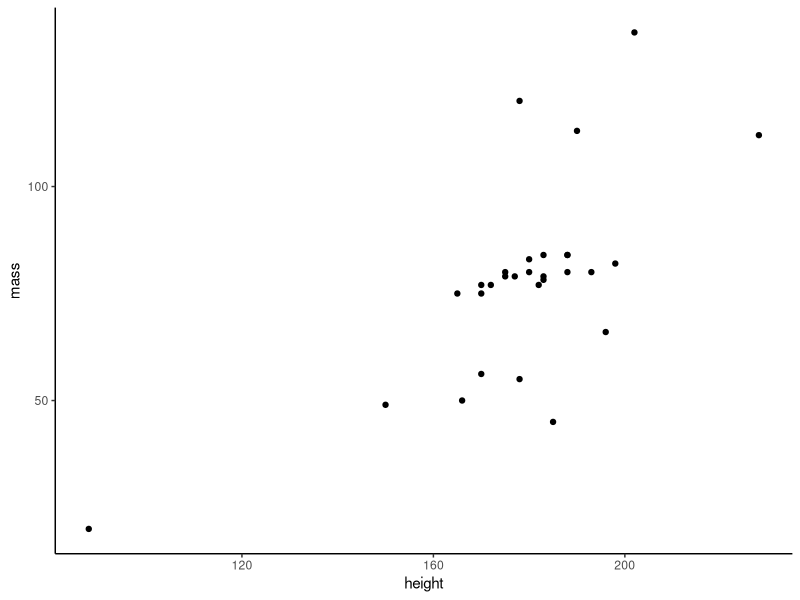
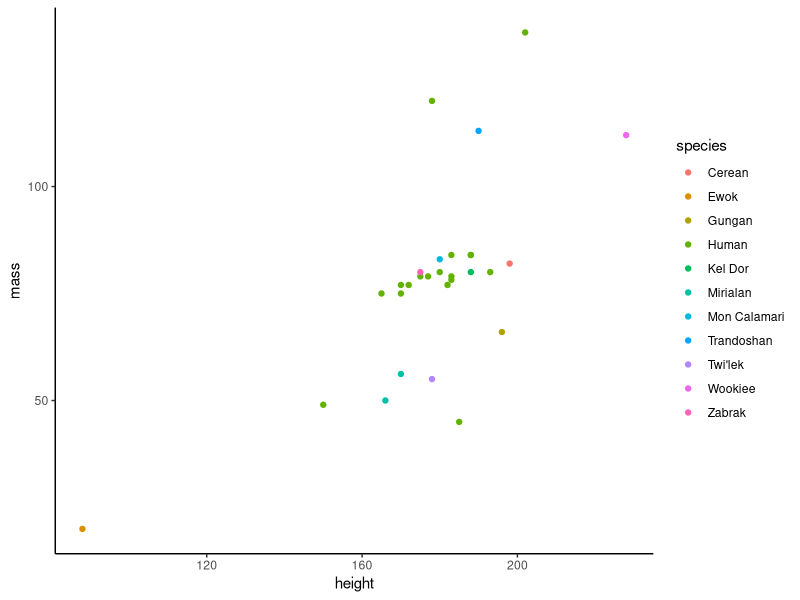
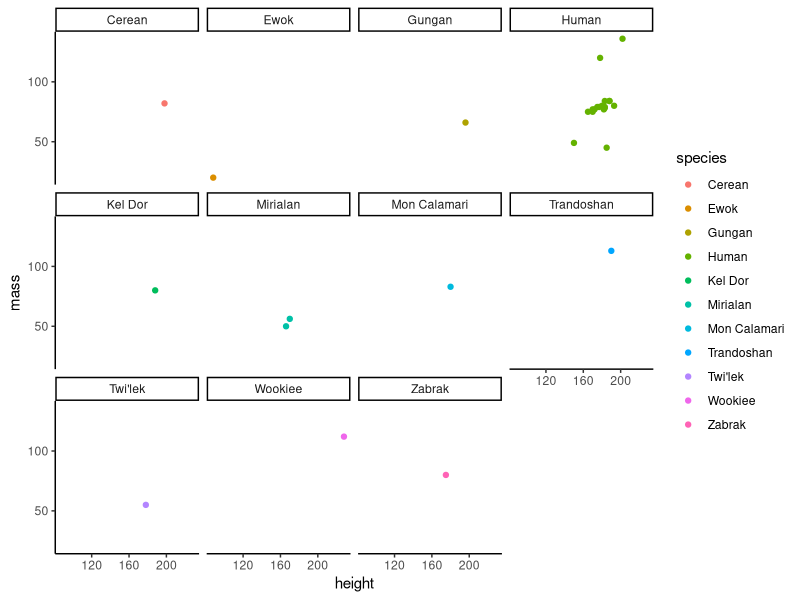
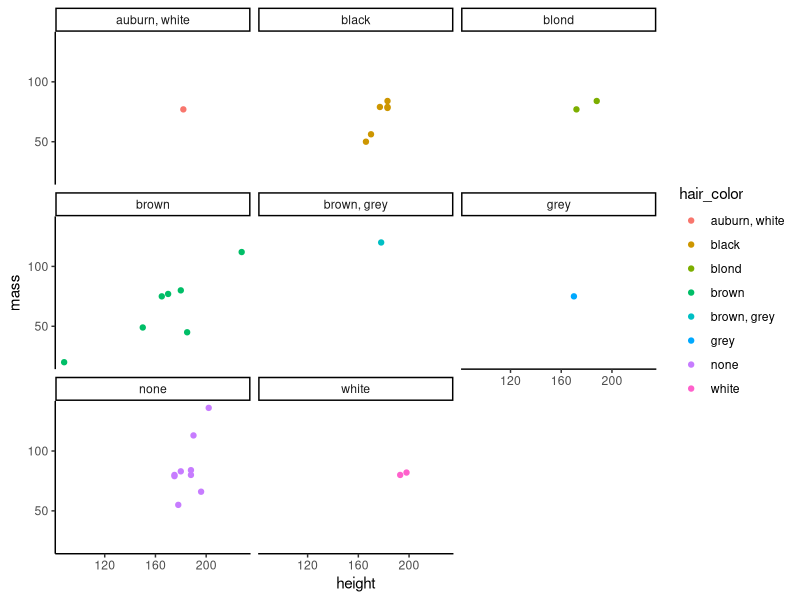
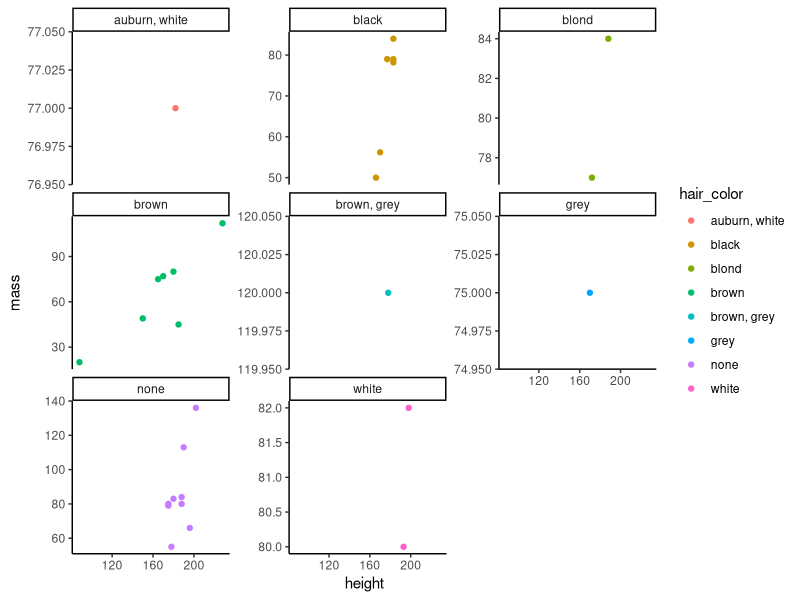
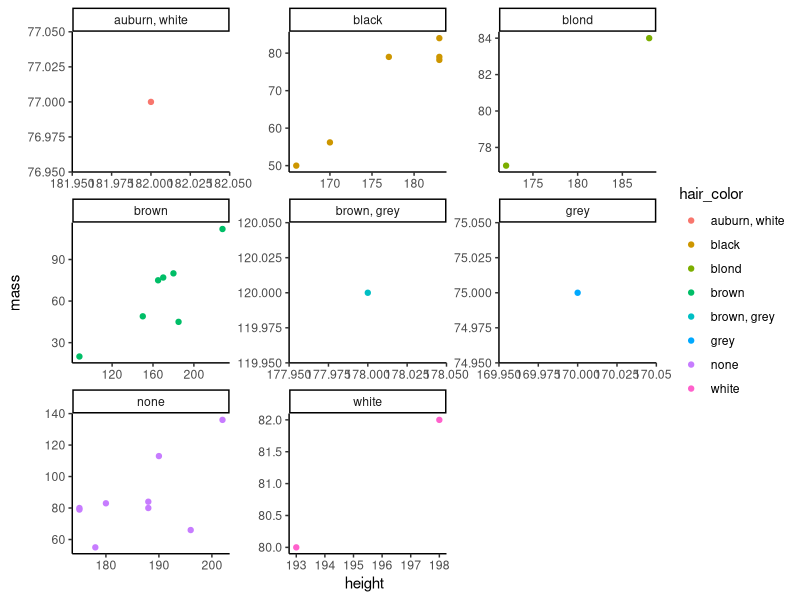
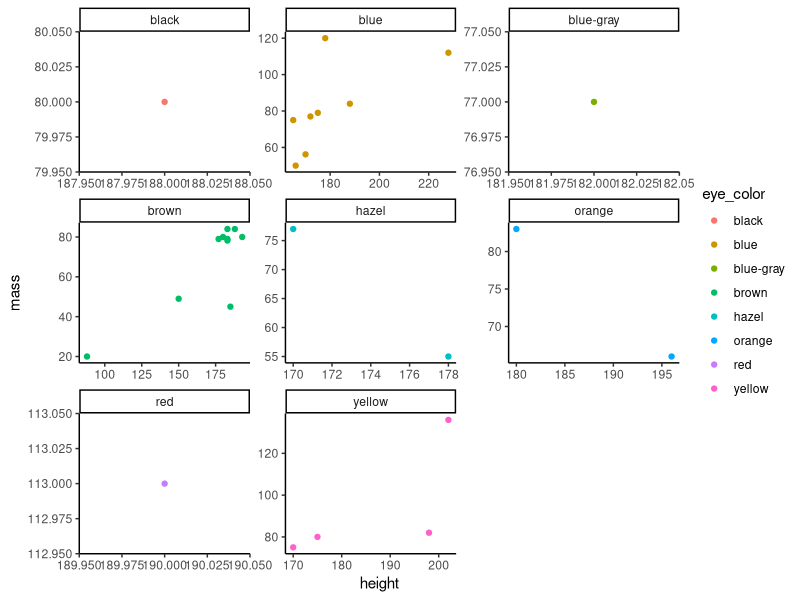
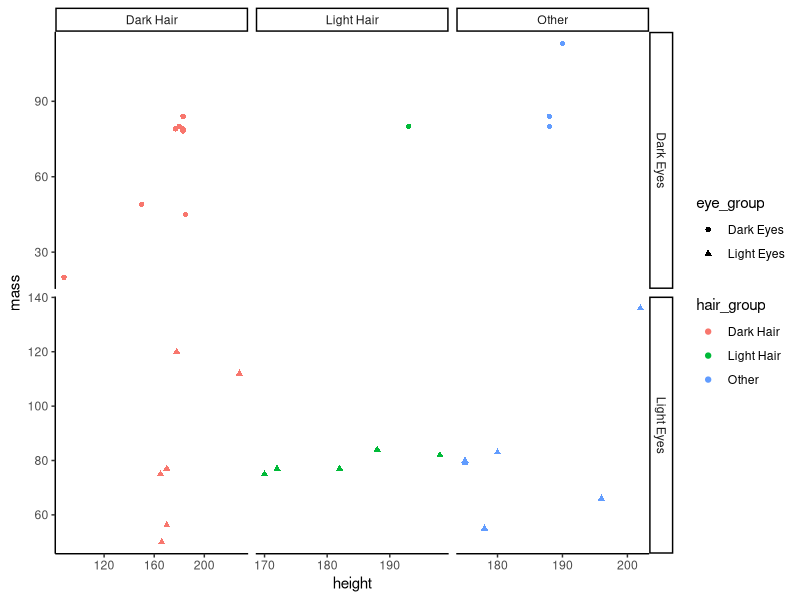

Reproduce these figures in R, in order.
## ---- chunk 1
library(tidyverse)

data("starwars")

glimpse(starwars)


## ---- chunk 2

starwars %>%
  drop_na() %>% 
  ggplot()+
  geom_point(aes(x=height,y=mass))+
  theme_classic()

## ---- chunk 3

starwars %>% 
  drop_na() %>% 
  ggplot()+
  geom_point(aes(x=height,y=mass,colour=species))+
  theme_classic()

## ---- chunk 4

starwars %>% 
  drop_na() %>% 
  ggplot()+
  geom_point(aes(x=height,y=mass,colour=species))+
  theme_classic()+
  facet_wrap(~species)

## ---- chunk 5

starwars %>% 
  drop_na() %>% 
  ggplot()+
  geom_point(aes(x=height,y=mass,colour=hair_color))+
  theme_classic()+
  facet_wrap(~hair_color)

## ---- chunk 6

starwars %>% 
  drop_na() %>% 
  ggplot()+
  geom_point(aes(x=height,y=mass,colour=hair_color))+
  theme_classic()+
  facet_wrap(~hair_color,scales = "free_y")

## ---- chunk 7

starwars %>% 
  drop_na() %>% 
  ggplot()+
  geom_point(aes(x=height,y=mass,colour=hair_color))+
  theme_classic()+
  facet_wrap(~hair_color,scales = "free")

## ---- chunk 8

starwars %>% 
  drop_na() %>% 
  ggplot()+
  geom_point(aes(x=height,y=mass,colour=eye_color))+
  theme_classic()+
  facet_wrap(~eye_color,scales = "free")

## ---- chunk 9

starwars %>% 
  mutate(eye_group=case_when(eye_color%in%c("black","brown","dark","red")~"Dark Eyes",
                             eye_color%in%c("blue","blue-gray","gold","green, yellow","hazel","orange","pink","red, blue",
                                            "white","yellow")~"Light Eyes",
                             TRUE~"Other"),
         hair_group=case_when(hair_color%in%c("brown","brown, grey","black")~"Dark Hair",
                             hair_color%in%c("blond","auburn, white", "auburn, grey",
                                             "white","grey","auburn","blonde","unknown")~"Light Hair",
                             TRUE~"Other")) %>% 
  drop_na()%>% 
  ggplot()+
  geom_point(aes(x=height,y=mass,colour=hair_group,shape=eye_group))+
  theme_classic()+
  facet_grid(eye_group~hair_group,scales = "free")

## ---- chunk 10

data("mpg")

mpg2 <- mpg %>% 
  filter(cyl != 5 & class != "2seater")


 mpg2 %>% 
  ggplot(aes(x=cty, y=hwy, colour=drv)) + 
  geom_point()+
   facet_grid(~drv)+
   labs(x="Number of Cylinders",y="Highway Miles per Gallon")+
   theme_classic()

 
  mpg2 %>% 
  ggplot(aes(x=cty, y=hwy,colour=drv)) + 
  geom_point()+
   facet_grid(drv~.)+
   labs(x="Number of Cylinders",y="Highway Miles per Gallon")+
   theme_classic()
 
## ---- chunk 11

  mpg2 %>% 
  ggplot(aes(x=cty, y=hwy,colour=drv)) + 
  geom_point()+
  geom_smooth()+
   facet_wrap(~drv,nrow=2)+
   labs(x="Number of Cylinders",y="Highway Miles per Gallon")+
   theme_classic()
 

  mpg2 %>% 
  ggplot(aes(x=cty, y=hwy,colour=drv)) + 
  geom_point()+
  geom_smooth()+
   facet_wrap(~drv,ncol=1)+
   labs(x="Number of Cylinders",y="Highway Miles per Gallon")+
   theme_classic()

 mpg2 %>% 
  ggplot(aes(x=cty, y=hwy,colour=drv)) + 
  geom_point()+
  geom_smooth()+
   facet_wrap(~drv,ncol=3)+
   labs(x="Number of Cylinders",y="Highway Miles per Gallon")+
   theme_classic()


## ---- chunk 12

library(patchwork)


p1<-mpg2 %>% 
  ggplot(aes(x=cty, y=hwy,colour=drv)) + 
  geom_point()+
  geom_smooth()+
   labs(x="Number of Cylinders",y="Highway Miles per Gallon")+
   theme_classic()

p2<-mpg2 %>% 
  ggplot(aes(x=as.factor(year),fill=class)) + 
  geom_bar(position = "dodge2")+
   labs(x="Year",y="Number of Models")+
   theme_classic()
## ---- chunk 13
p1+p2


p1/p2

## ---- chunk 14


(p1+p1+p2)/p2

## ---- chunk 15

(p1+p2+p2)/p2/(p2+p1)

## ---- chunk 16

(p1+p2+p2)/p2/(p2+p1)+plot_layout(guides="collect")

## ---- chunk 17

(p1+p2+p2)/p2/(p2+p1)+
  plot_layout(guides="collect")& 
  theme(axis.title.x = element_text(size=20),
        axis.title.y = element_text(size=6))

## ---- chunk 18

layout<-c(
  area(t=1,l=1,b=1,r=1),
  area(t=1,l=2,b=1,r=2),
  area(t=1,l=3,b=1,r=3),
  area(t=2,l=2,b=2,r=2),
  area(t=3,l=1,b=3,r=1),
  area(t=3,l=3,b=3,r=3)
)

plot(layout)

## ---- chunk 19

p1+p2+p2+p2+p2+p1+
  plot_layout(guides="collect",design = layout)& 
  theme(axis.title.x = element_text(size=20),
        axis.title.y = element_text(size=6))

## ---- chunk 20


patch<-p1+p2+p2+p2+p2+p1+
  plot_layout(guides="collect",design = layout)& 
  theme(axis.title.x = element_text(size=20),
        axis.title.y = element_text(size=6))


p1/patch

## ---- chunk 21

layout2<-c(
  area(t=1,l=1,b=5,r=5),
  area(t=1,l=2,b=1,r=2),
  area(t=1,l=3,b=1,r=3),
  area(t=2,l=2,b=2,r=2),
  area(t=3,l=1,b=3,r=1),
  area(t=3,l=6,b=5,r=9)
)

plot(layout2)


p1+p2+p2+p2+p2+p1+
  plot_layout(guides="collect",design = layout2)+
  plot_annotation(tag_levels = "a")& 
  theme(axis.title.x = element_text(size=20),
        axis.title.y = element_text(size=6))

## ---- chunk 22

data("lakers")

## Default ggplot facet plot

lakers %>% 
  filter(etype=="shot") %>% 
  drop_na() %>% 
ggplot()+
  geom_point(aes(x=x,y=y),
             alpha=0.4)+
  facet_wrap(~result)

## Lets fix coordinates and remove axis info

lakers %>% 
  filter(etype=="shot") %>% 
  drop_na() %>% 
ggplot()+
  geom_point(aes(x=x,y=y,colour=as.factor(points),
                 shape=as.factor(points)),
             alpha=0.4)+
  facet_wrap(~result)+
  coord_fixed()+
  theme_classic()+
  theme(axis.text = element_blank(),
        axis.ticks = element_blank(),
        axis.title = element_blank())

## Lets add a Hoop and Make the Legend a bit nicer plus different colours
## We shall also add a square to show where our zoomed in plot will be.
## To do this we select only the one shots made facet.

lakers %>% 
  filter(etype=="shot") %>% 
  drop_na() %>%
  mutate(hoop_x=25,
         hoop_y=0,
         result=case_when(result=="made"~"Shot Made",
                          result=="missed"~"Shot Missed")) %>% 
ggplot()+
  geom_segment(aes(x=hoop_x,y=hoop_y,xend=hoop_x,yend=-10))+
  geom_point(aes(x=hoop_x,y=hoop_y),
             shape=21,size=6,colour="darkorange",fill="white")+
  geom_point(aes(x=x,y=y,colour=as.factor(points),
                 shape=as.factor(points)),
             alpha=0.4)+
  geom_rect(data=. %>% filter(result=="Shot Made"), ## We can use a dot to show that we are using the data already in the ggplot
            aes(xmin=-2,xmax=max(x)+2,ymin=-10,ymax=45),colour="orange",fill=NA)+
  facet_wrap(~result)+
  labs(shape="Points",colour="Points")+
  coord_fixed(ylim=c(1,NA))+
  scale_colour_manual(values=c("red","darkcyan","gold"))+
  theme_classic()+
  theme(axis.text = element_blank(),
        axis.ticks = element_blank(),
        axis.title = element_blank())

## we will also add an arrow into the plot to show where the new zoom plot will be.

lakers %>% 
  filter(etype=="shot") %>% 
  drop_na() %>%
  mutate(hoop_x=25,
         hoop_y=0,
         result=case_when(result=="made"~"Shot Made",
                          result=="missed"~"Shot Missed")) %>% 
ggplot()+
  geom_segment(data=. %>% filter(result=="Shot Made"), ## We use the same trick from above to only put arrow on one facet.
               aes(x = 25, y = 45, xend = 25, yend = 50),
                  arrow = arrow(length = unit(0.5, "cm")),
               colour="darkorange")+
  geom_segment(aes(x=hoop_x,y=hoop_y,xend=hoop_x,yend=-10))+
  geom_point(aes(x=hoop_x,y=hoop_y),
             shape=21,size=6,colour="darkorange",fill="white")+
  geom_point(aes(x=x,y=y,colour=as.factor(points),
                 shape=as.factor(points)),
             alpha=0.4)+
  geom_rect(data=. %>% filter(result=="Shot Made"),
            aes(xmin=-2,xmax=max(x)+2,ymin=-10,ymax=45),colour="orange",fill=NA)+
  facet_wrap(~result)+
  labs(shape="Points",colour="Points")+
  coord_fixed(ylim=c(1,NA))+
  scale_colour_manual(values=c("red","darkcyan","gold"))+
  theme_classic()+
  theme(axis.text = element_blank(),
        axis.ticks = element_blank(),
        axis.title = element_blank())

## Okay Lets save this one to our global environment

BigPlot<-lakers %>% 
  filter(etype=="shot") %>% 
  drop_na() %>%
  mutate(hoop_x=25,
         hoop_y=0,
         result=case_when(result=="made"~"Shot Made",
                          result=="missed"~"Shot Missed")) %>% 
ggplot()+
  geom_segment(data=. %>% filter(result=="Shot Made"), 
               aes(x = 25, y = 45, xend = 25, yend = 50),
                  arrow = arrow(length = unit(0.5, "cm")),
               colour="darkorange")+
  geom_segment(aes(x=hoop_x,y=hoop_y,xend=hoop_x,yend=-10))+
  geom_point(aes(x=hoop_x,y=hoop_y),
             shape=21,size=6,colour="darkorange",fill="white")+
  geom_point(aes(x=x,y=y,colour=as.factor(points),
                 shape=as.factor(points)),
             alpha=0.4)+
  geom_rect(data=. %>% filter(result=="Shot Made"),
            aes(xmin=-2,xmax=max(x)+2,ymin=-10,ymax=45),colour="orange",fill=NA)+
  facet_wrap(~result)+
  labs(shape="Points",colour="Points")+
  coord_fixed(ylim=c(1,NA))+
  scale_colour_manual(values=c("red","darkcyan","gold"))+
  theme_classic()+
  theme(axis.text = element_blank(),
        axis.ticks = element_blank(),
        axis.title = element_blank())



## ---- chunk 23

lakers %>% 
  filter(etype=="shot" & result=="made") %>% 
  drop_na() %>%
  mutate(hoop_x=25,
         hoop_y=0) %>% 
ggplot()+
  geom_segment(aes(x=hoop_x,y=hoop_y,xend=hoop_x,yend=-10))+
  geom_point(aes(x=hoop_x,y=hoop_y),
             shape=21,size=6,colour="darkorange",fill="white")+
  geom_hex(aes(x=x,y=y,fill = after_stat(log(count))),bins=30)+
  scale_fill_viridis_c()+
  labs(fill="Number of Made\nShots: log(count)")+
  coord_fixed(ylim=c(0,NA))+
  theme_classic()+
  theme(axis.text = element_blank(),
        axis.ticks = element_blank(),
        axis.title = element_blank())

## Again lets save it as a global object

ZoomedInHex<-lakers %>% 
  filter(etype=="shot" & result=="made") %>% 
  drop_na() %>%
  mutate(hoop_x=25,
         hoop_y=0) %>% 
ggplot()+
  geom_segment(aes(x=hoop_x,y=hoop_y,xend=hoop_x,yend=-10))+
  geom_point(aes(x=hoop_x,y=hoop_y),
             shape=21,size=6,colour="darkorange",fill="white")+
  geom_hex(aes(x=x,y=y,fill = after_stat(log(count))),bins=30)+
  scale_fill_viridis_c()+
  labs(fill="Number of Made\nShots: log(count)")+
  coord_fixed(ylim=c(-2,NA))+
  theme_classic()+
  theme(axis.text = element_blank(),
        axis.ticks = element_blank(),
        axis.title = element_blank())

## ---- chunk 24
#| fig-width: 10
#| fig-height: 8
#| out-width: 100%


layout3<-c(
  area(t=1,l=1,b=20,r=20),
  area(t=2,l=3,b=8,r=9)
)

plot(layout3)

BigPlot+ZoomedInHex+
  plot_layout(design = layout3)+
  plot_annotation(tag_levels = "a")


